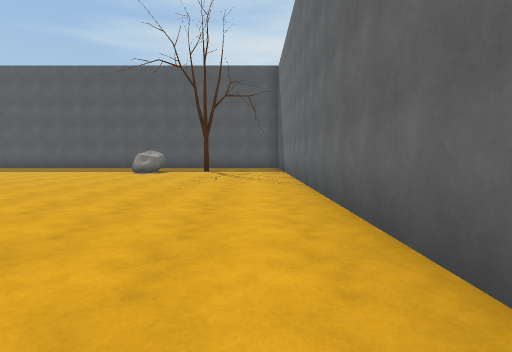
view 1 (above)

21 first-person views from a walk through a scene from a Unity 3-D project. The camera is 1.3 m above the floor, tilts 4° down and sees 80° across. The floor is counted in squares, 2 m on a side. Each view is taken from the middle of a square. On the plan, view 1 faces up. The plan holds only what a view shows up to about 10 squares ahead; the rest is blank. The place goes on beyond the plan. Some surface patterns are stand-ins.

view 2
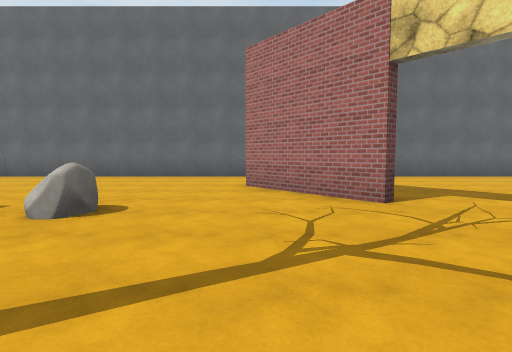

view 3
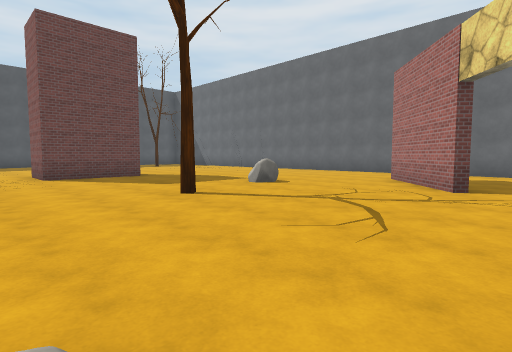

view 4
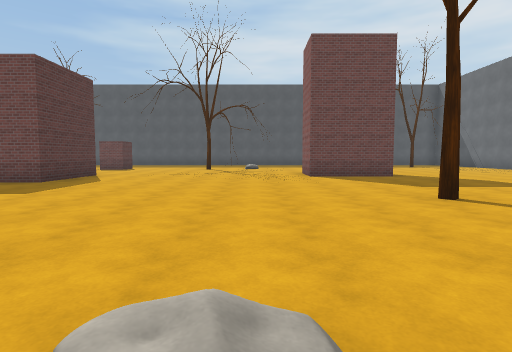

view 5
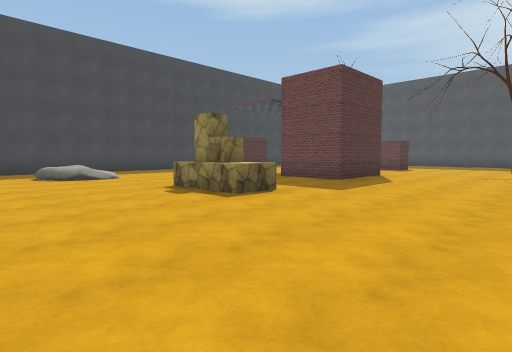

view 6
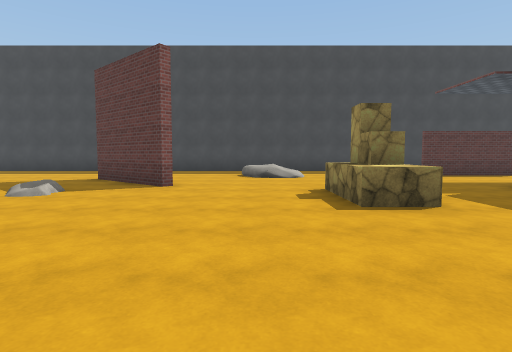

view 7
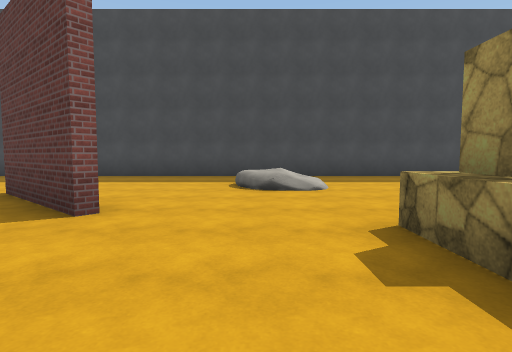

view 8
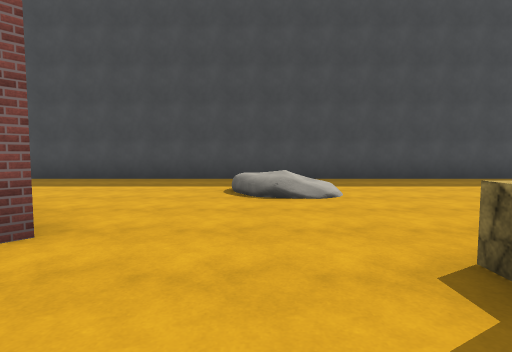

view 9
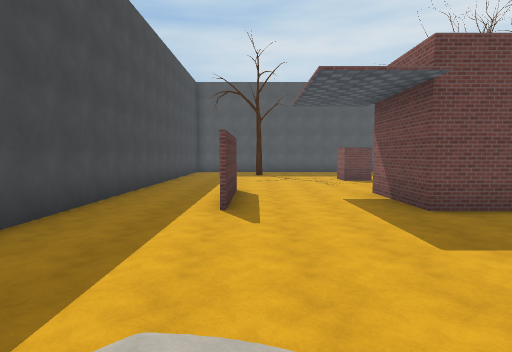

view 10
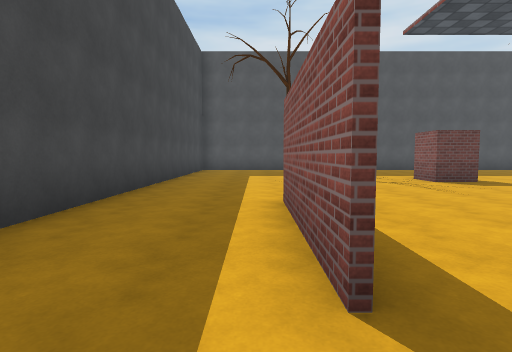

view 11
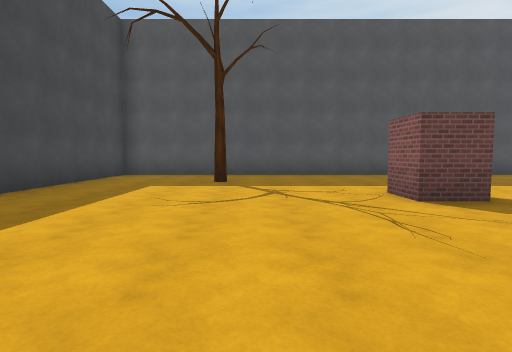

view 12
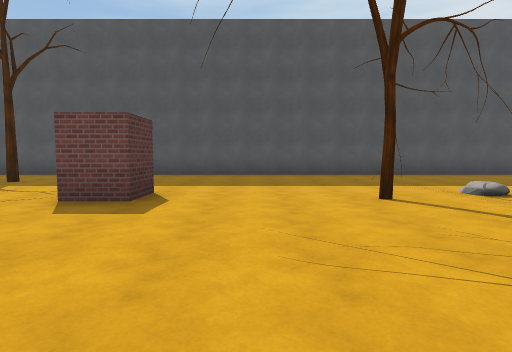

view 13
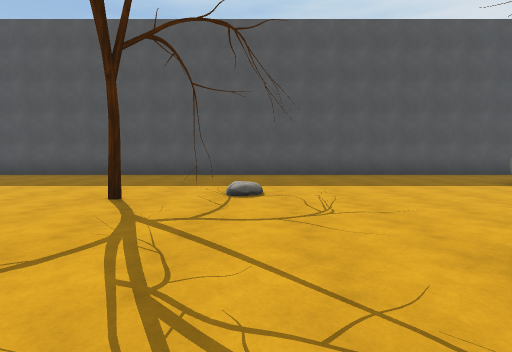

view 14
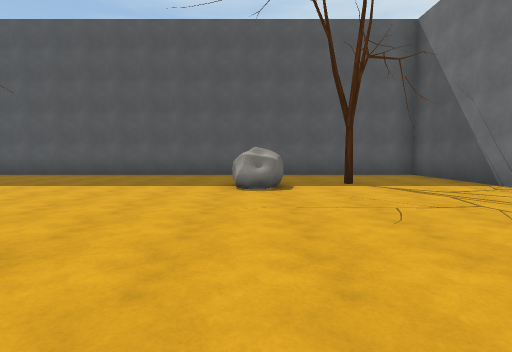

view 15
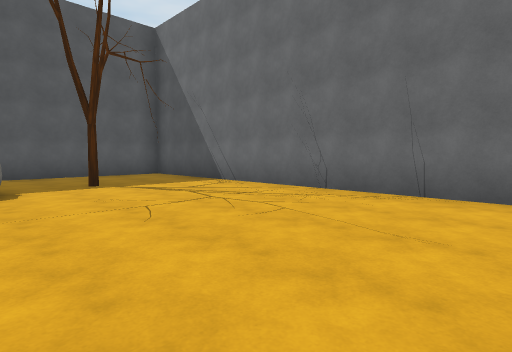

view 16
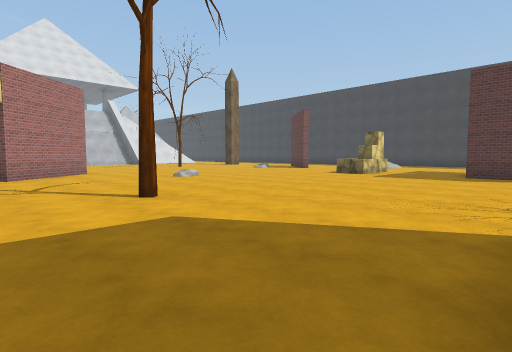

view 17
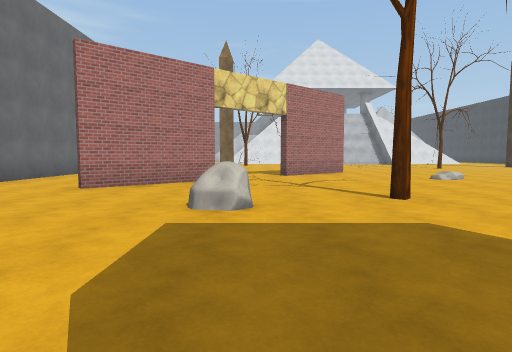

view 18
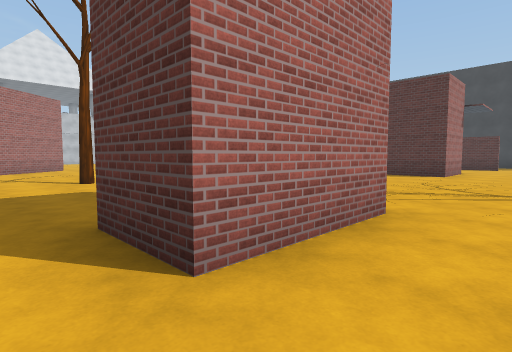

view 19
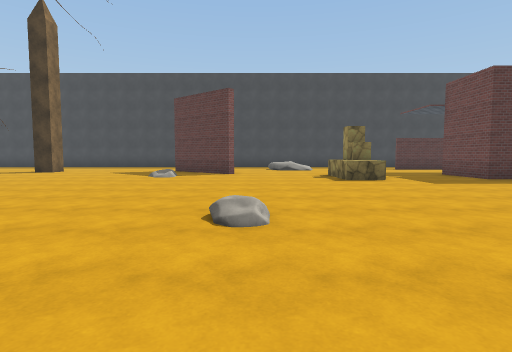

view 20
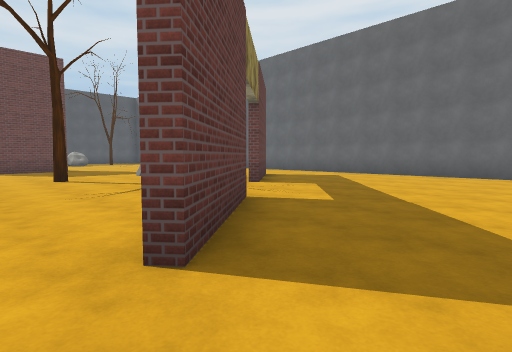

view 21
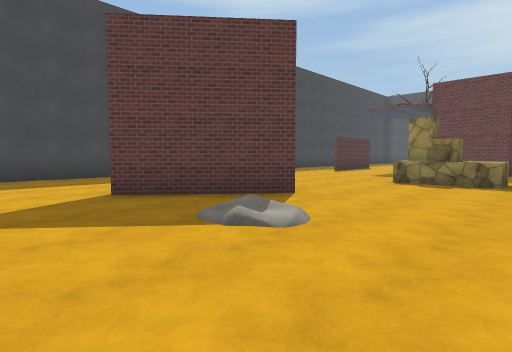

### Floor plan
Points are (right, up) in squares from view 1. A wall is a line through its corners. A room is listed if a view was taken in it or the views show most of it. See-through windows are left out.
Room 1 (views 1, 20)
walls: (-5.7, -4.5) (-8.1, -6.5); (-1.8, -1.2) (-3.8, -2.9); (1.1, -8.5) (1.1, 0.5)
ways out: opening at (-4.4, -4) to room 2
Room 2 (views 2, 3, 4, 5, 6, 7, 8, 9, 10, 11, 12, 13, 14, 15, 16, 17, 18, 19, 21)
walls: (-15.1, 3.2) (-17.1, 3.2) (-17.1, 5.7) (-15.1, 5.7) (-15.1, 3.2); (-8.4, 5.1) (-8.4, 6.7) (-5.9, 6.7) (-5.9, 5.1) (-8.4, 5.1); (-15.7, 10.2) (-15.7, 9.2) (-16.7, 9.2) (-16.7, 10.2); (-20.6, 3.1) (-20.6, 6.2); (-20.5, 6.1) (-20.5, 3.1); (-17.1, -3.8) (-19.1, -6.2); (-4, -2.7) (-1.6, -0.7); (-8.1, -6.2) (-5.9, -4.3); (1.1, 0.5) (1.1, 14.9) (-23.2, 14.9) (-23.2, -8.1)
low walls: (-14.8, 0.4) (-14.8, -0.7) (-15.5, -0.7)
ways out: opening at (-4.4, -4) to room 1
objects: tree (-20, 12); other object (-16, 0); tree (-11, 11); tree (-7, 1); other object (-5, 1); other object (-4, 11) to (-4, 12); tree (-2, 12)

Positions as (right, up) in squares from view 1, and headings:
1: (0, 0), facing up
2: (-8, -1), facing right
3: (-10, -4), facing up-right
4: (-10, -4), facing up
5: (-11, -4), facing up-left
6: (-11, -2), facing left
7: (-14, -2), facing left
8: (-15, -2), facing left
9: (-20, -2), facing up
10: (-21, 2), facing up
11: (-19, 5), facing up
12: (-14, 5), facing up
13: (-10, 5), facing up
14: (-4, 5), facing up
15: (-4, 5), facing up-right
16: (-5, 5), facing down-left
17: (-5, 5), facing down
18: (-5, 8), facing down-left
19: (-7, -3), facing left
20: (-9, -8), facing up-right
21: (-14, -8), facing up-left
